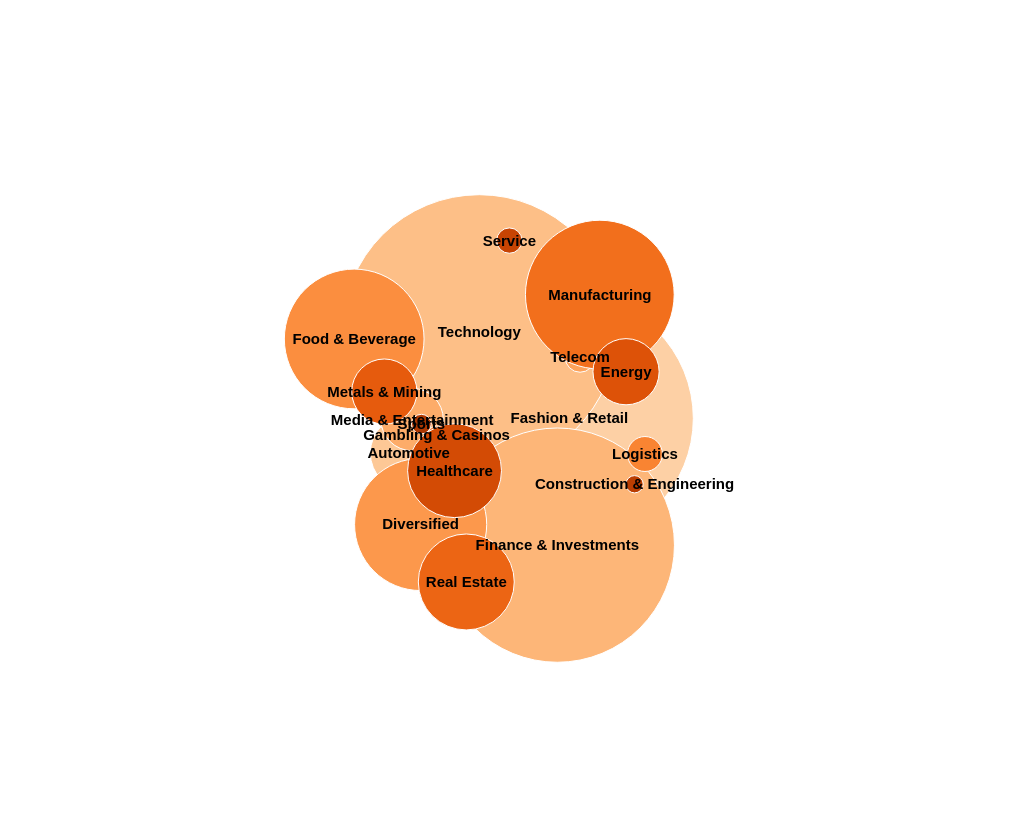

Vega-Lite specification stored for this chart:
### Vega specification from a JSON file in a GitHub repository (floating-point values rounded to 4 significant figures)
{"$schema": "https://vega.github.io/schema/vega/v5.json", "width": 1000, "height": 800, "padding": {"left": 5, "right": 5, "top": 20, "bottom": 20}, "autosize": "none", "signals": [{"name": "cx", "update": "width / 2"}, {"name": "cy", "update": "height / 2"}, {"name": "gravityX", "value": 0.2, "bind": {"input": "range", "min": 0, "max": 1}}, {"name": "gravityY", "value": 0.1, "bind": {"input": "range", "min": 0, "max": 1}}], "data": [{"name": "table", "values": [{"category": "Fashion & Retail", "amount": 1698800}, {"category": "Automotive", "amount": 525300}, {"category": "Technology", "amount": 1877900}, {"category": "Finance & Investments", "amount": 1605100}, {"category": "Media & Entertainment", "amount": 427500}, {"category": "Telecom", "amount": 203500}, {"category": "Diversified", "amount": 905200}, {"category": "Food & Beverage", "amount": 957200}, {"category": "Logistics", "amount": 239500}, {"category": "Gambling & Casinos", "amount": 120500}, {"category": "Manufacturing", "amount": 1019000}, {"category": "Real Estate", "amount": 657400}, {"category": "Metals & Mining", "amount": 446800}, {"category": "Energy", "amount": 453500}, {"category": "Healthcare", "amount": 643200}, {"category": "Service", "amount": 173400}, {"category": "Construction & Engineering", "amount": 118500}, {"category": "Sports", "amount": 134500}]}], "scales": [{"name": "size", "domain": {"data": "table", "field": "amount"}, "range": [0.01, 0.02]}, {"name": "color", "type": "ordinal", "domain": {"data": "table", "field": "category"}, "range": {"scheme": "oranges"}}], "marks": [{"name": "nodes", "type": "symbol", "from": {"data": "table"}, "encode": {"enter": {"fill": {"scale": "color", "field": "category"}, "xfocus": {"signal": "cx"}, "yfocus": {"signal": "cy"}}, "update": {"size": {"signal": "pow(2 * datum.amount, 2)", "scale": "size"}, "stroke": {"value": "white"}, "strokeWidth": {"value": 1}, "tooltip": {"signal": "datum.category + ' : $' + format(datum.amount, ',') + ' bn'"}}}, "transform": [{"type": "force", "iterations": 100, "static": false, "forces": [{"force": "collide", "iterations": 2, "radius": {"expr": "sqrt(datum.size) / 2"}}, {"force": "center", "x": {"signal": "cx"}, "y": {"signal": "cy"}}, {"force": "x", "x": "xfocus", "strength": {"signal": "gravityX"}}, {"force": "y", "y": "yfocus", "strength": {"signal": "gravityY"}}]}]}, {"type": "text", "from": {"data": "nodes"}, "encode": {"enter": {"align": {"value": "center"}, "baseline": {"value": "middle"}, "fontSize": {"value": 15}, "fontWeight": {"value": "bold"}, "fill": {"value": "black"}, "text": {"field": "datum.category"}}, "update": {"x": {"field": "x"}, "y": {"field": "y"}}}}]}
